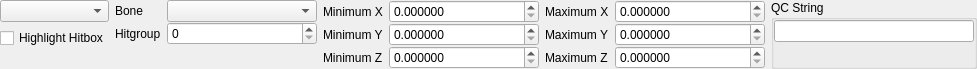
<?xml version="1.0" encoding="UTF-8"?>
<ui version="4.0">
 <class>ui::assets::studiomodel::StudioModelHitboxesPanel</class>
 <widget class="QWidget" name="ui::assets::studiomodel::StudioModelHitboxesPanel">
  <property name="geometry">
   <rect>
    <x>0</x>
    <y>0</y>
    <width>945</width>
    <height>62</height>
   </rect>
  </property>
  <property name="windowTitle">
   <string>Form</string>
  </property>
  <layout class="QHBoxLayout" name="horizontalLayout">
   <property name="spacing">
    <number>6</number>
   </property>
   <property name="sizeConstraint">
    <enum>QLayout::SetFixedSize</enum>
   </property>
   <property name="leftMargin">
    <number>0</number>
   </property>
   <property name="topMargin">
    <number>0</number>
   </property>
   <property name="rightMargin">
    <number>0</number>
   </property>
   <property name="bottomMargin">
    <number>0</number>
   </property>
   <item>
    <layout class="QVBoxLayout" name="verticalLayout_2">
     <item>
      <widget class="QComboBox" name="Hitboxes">
       <property name="sizePolicy">
        <sizepolicy hsizetype="Preferred" vsizetype="Fixed">
         <horstretch>0</horstretch>
         <verstretch>0</verstretch>
        </sizepolicy>
       </property>
       <property name="minimumSize">
        <size>
         <width>100</width>
         <height>0</height>
        </size>
       </property>
       <property name="maximumSize">
        <size>
         <width>16777215</width>
         <height>16777215</height>
        </size>
       </property>
      </widget>
     </item>
     <item>
      <widget class="QCheckBox" name="HighlightHitbox">
       <property name="text">
        <string>Highlight Hitbox</string>
       </property>
       <property name="checked">
        <bool>false</bool>
       </property>
      </widget>
     </item>
     <item>
      <spacer name="verticalSpacer">
       <property name="orientation">
        <enum>Qt::Vertical</enum>
       </property>
       <property name="sizeHint" stdset="0">
        <size>
         <width>20</width>
         <height>0</height>
        </size>
       </property>
      </spacer>
     </item>
    </layout>
   </item>
   <item>
    <layout class="QGridLayout" name="gridLayout">
     <property name="leftMargin">
      <number>0</number>
     </property>
     <property name="verticalSpacing">
      <number>0</number>
     </property>
     <item row="0" column="1">
      <widget class="QComboBox" name="Bone">
       <property name="sizePolicy">
        <sizepolicy hsizetype="Fixed" vsizetype="Fixed">
         <horstretch>0</horstretch>
         <verstretch>0</verstretch>
        </sizepolicy>
       </property>
       <property name="minimumSize">
        <size>
         <width>150</width>
         <height>0</height>
        </size>
       </property>
       <property name="maximumSize">
        <size>
         <width>150</width>
         <height>16777215</height>
        </size>
       </property>
      </widget>
     </item>
     <item row="0" column="0">
      <widget class="QLabel" name="label">
       <property name="sizePolicy">
        <sizepolicy hsizetype="Fixed" vsizetype="Preferred">
         <horstretch>0</horstretch>
         <verstretch>0</verstretch>
        </sizepolicy>
       </property>
       <property name="text">
        <string>Bone</string>
       </property>
      </widget>
     </item>
     <item row="1" column="0">
      <widget class="QLabel" name="label_3">
       <property name="sizePolicy">
        <sizepolicy hsizetype="Fixed" vsizetype="Preferred">
         <horstretch>0</horstretch>
         <verstretch>0</verstretch>
        </sizepolicy>
       </property>
       <property name="text">
        <string>Hitgroup</string>
       </property>
      </widget>
     </item>
     <item row="1" column="1">
      <widget class="QSpinBox" name="Hitgroup">
       <property name="sizePolicy">
        <sizepolicy hsizetype="Fixed" vsizetype="Fixed">
         <horstretch>0</horstretch>
         <verstretch>0</verstretch>
        </sizepolicy>
       </property>
       <property name="minimumSize">
        <size>
         <width>150</width>
         <height>0</height>
        </size>
       </property>
       <property name="maximumSize">
        <size>
         <width>150</width>
         <height>16777215</height>
        </size>
       </property>
      </widget>
     </item>
     <item row="2" column="0" colspan="2">
      <spacer name="verticalSpacer_4">
       <property name="orientation">
        <enum>Qt::Vertical</enum>
       </property>
       <property name="sizeHint" stdset="0">
        <size>
         <width>20</width>
         <height>0</height>
        </size>
       </property>
      </spacer>
     </item>
    </layout>
   </item>
   <item>
    <layout class="QGridLayout" name="gridLayout_3">
     <property name="leftMargin">
      <number>0</number>
     </property>
     <property name="verticalSpacing">
      <number>0</number>
     </property>
     <item row="1" column="1">
      <widget class="QDoubleSpinBox" name="MinimumY">
       <property name="sizePolicy">
        <sizepolicy hsizetype="Fixed" vsizetype="Fixed">
         <horstretch>0</horstretch>
         <verstretch>0</verstretch>
        </sizepolicy>
       </property>
       <property name="minimumSize">
        <size>
         <width>150</width>
         <height>0</height>
        </size>
       </property>
       <property name="maximumSize">
        <size>
         <width>150</width>
         <height>16777215</height>
        </size>
       </property>
       <property name="decimals">
        <number>6</number>
       </property>
      </widget>
     </item>
     <item row="2" column="0">
      <widget class="QLabel" name="label_6">
       <property name="sizePolicy">
        <sizepolicy hsizetype="Fixed" vsizetype="Preferred">
         <horstretch>0</horstretch>
         <verstretch>0</verstretch>
        </sizepolicy>
       </property>
       <property name="text">
        <string>Minimum Z</string>
       </property>
      </widget>
     </item>
     <item row="2" column="1">
      <widget class="QDoubleSpinBox" name="MinimumZ">
       <property name="sizePolicy">
        <sizepolicy hsizetype="Fixed" vsizetype="Fixed">
         <horstretch>0</horstretch>
         <verstretch>0</verstretch>
        </sizepolicy>
       </property>
       <property name="minimumSize">
        <size>
         <width>150</width>
         <height>0</height>
        </size>
       </property>
       <property name="maximumSize">
        <size>
         <width>150</width>
         <height>16777215</height>
        </size>
       </property>
       <property name="decimals">
        <number>6</number>
       </property>
      </widget>
     </item>
     <item row="0" column="1">
      <widget class="QDoubleSpinBox" name="MinimumX">
       <property name="sizePolicy">
        <sizepolicy hsizetype="Fixed" vsizetype="Fixed">
         <horstretch>0</horstretch>
         <verstretch>0</verstretch>
        </sizepolicy>
       </property>
       <property name="minimumSize">
        <size>
         <width>150</width>
         <height>0</height>
        </size>
       </property>
       <property name="maximumSize">
        <size>
         <width>150</width>
         <height>16777215</height>
        </size>
       </property>
       <property name="decimals">
        <number>6</number>
       </property>
      </widget>
     </item>
     <item row="1" column="0">
      <widget class="QLabel" name="label_5">
       <property name="sizePolicy">
        <sizepolicy hsizetype="Fixed" vsizetype="Preferred">
         <horstretch>0</horstretch>
         <verstretch>0</verstretch>
        </sizepolicy>
       </property>
       <property name="text">
        <string>Minimum Y</string>
       </property>
      </widget>
     </item>
     <item row="0" column="0">
      <widget class="QLabel" name="label_4">
       <property name="sizePolicy">
        <sizepolicy hsizetype="Fixed" vsizetype="Preferred">
         <horstretch>0</horstretch>
         <verstretch>0</verstretch>
        </sizepolicy>
       </property>
       <property name="text">
        <string>Minimum X</string>
       </property>
      </widget>
     </item>
     <item row="3" column="0" colspan="2">
      <spacer name="verticalSpacer_5">
       <property name="orientation">
        <enum>Qt::Vertical</enum>
       </property>
       <property name="sizeHint" stdset="0">
        <size>
         <width>20</width>
         <height>0</height>
        </size>
       </property>
      </spacer>
     </item>
    </layout>
   </item>
   <item>
    <layout class="QGridLayout" name="gridLayout_2">
     <property name="verticalSpacing">
      <number>0</number>
     </property>
     <item row="2" column="1">
      <widget class="QDoubleSpinBox" name="MaximumZ">
       <property name="sizePolicy">
        <sizepolicy hsizetype="Fixed" vsizetype="Fixed">
         <horstretch>0</horstretch>
         <verstretch>0</verstretch>
        </sizepolicy>
       </property>
       <property name="minimumSize">
        <size>
         <width>150</width>
         <height>0</height>
        </size>
       </property>
       <property name="maximumSize">
        <size>
         <width>150</width>
         <height>16777215</height>
        </size>
       </property>
       <property name="decimals">
        <number>6</number>
       </property>
      </widget>
     </item>
     <item row="0" column="1">
      <widget class="QDoubleSpinBox" name="MaximumX">
       <property name="sizePolicy">
        <sizepolicy hsizetype="Fixed" vsizetype="Fixed">
         <horstretch>0</horstretch>
         <verstretch>0</verstretch>
        </sizepolicy>
       </property>
       <property name="minimumSize">
        <size>
         <width>150</width>
         <height>0</height>
        </size>
       </property>
       <property name="maximumSize">
        <size>
         <width>150</width>
         <height>16777215</height>
        </size>
       </property>
       <property name="decimals">
        <number>6</number>
       </property>
      </widget>
     </item>
     <item row="2" column="0">
      <widget class="QLabel" name="label_10">
       <property name="sizePolicy">
        <sizepolicy hsizetype="Fixed" vsizetype="Preferred">
         <horstretch>0</horstretch>
         <verstretch>0</verstretch>
        </sizepolicy>
       </property>
       <property name="text">
        <string>Maximum Z</string>
       </property>
      </widget>
     </item>
     <item row="0" column="0">
      <widget class="QLabel" name="label_8">
       <property name="sizePolicy">
        <sizepolicy hsizetype="Fixed" vsizetype="Preferred">
         <horstretch>0</horstretch>
         <verstretch>0</verstretch>
        </sizepolicy>
       </property>
       <property name="text">
        <string>Maximum X</string>
       </property>
      </widget>
     </item>
     <item row="1" column="1">
      <widget class="QDoubleSpinBox" name="MaximumY">
       <property name="sizePolicy">
        <sizepolicy hsizetype="Fixed" vsizetype="Fixed">
         <horstretch>0</horstretch>
         <verstretch>0</verstretch>
        </sizepolicy>
       </property>
       <property name="minimumSize">
        <size>
         <width>150</width>
         <height>0</height>
        </size>
       </property>
       <property name="maximumSize">
        <size>
         <width>150</width>
         <height>16777215</height>
        </size>
       </property>
       <property name="decimals">
        <number>6</number>
       </property>
      </widget>
     </item>
     <item row="3" column="0" colspan="2">
      <spacer name="verticalSpacer_3">
       <property name="orientation">
        <enum>Qt::Vertical</enum>
       </property>
       <property name="sizeHint" stdset="0">
        <size>
         <width>20</width>
         <height>0</height>
        </size>
       </property>
      </spacer>
     </item>
     <item row="1" column="0">
      <widget class="QLabel" name="label_9">
       <property name="sizePolicy">
        <sizepolicy hsizetype="Fixed" vsizetype="Preferred">
         <horstretch>0</horstretch>
         <verstretch>0</verstretch>
        </sizepolicy>
       </property>
       <property name="text">
        <string>Maximum Y</string>
       </property>
      </widget>
     </item>
    </layout>
   </item>
   <item>
    <widget class="QGroupBox" name="groupBox">
     <property name="title">
      <string>QC String</string>
     </property>
     <property name="flat">
      <bool>true</bool>
     </property>
     <layout class="QVBoxLayout" name="verticalLayout">
      <property name="leftMargin">
       <number>0</number>
      </property>
      <property name="topMargin">
       <number>0</number>
      </property>
      <property name="rightMargin">
       <number>0</number>
      </property>
      <property name="bottomMargin">
       <number>0</number>
      </property>
      <item>
       <widget class="QLineEdit" name="QCString">
        <property name="sizePolicy">
         <sizepolicy hsizetype="Expanding" vsizetype="Fixed">
          <horstretch>0</horstretch>
          <verstretch>0</verstretch>
         </sizepolicy>
        </property>
        <property name="minimumSize">
         <size>
          <width>200</width>
          <height>0</height>
         </size>
        </property>
        <property name="readOnly">
         <bool>true</bool>
        </property>
       </widget>
      </item>
      <item>
       <spacer name="verticalSpacer_2">
        <property name="orientation">
         <enum>Qt::Vertical</enum>
        </property>
        <property name="sizeHint" stdset="0">
         <size>
          <width>20</width>
          <height>0</height>
         </size>
        </property>
       </spacer>
      </item>
     </layout>
    </widget>
   </item>
  </layout>
 </widget>
 <resources/>
 <connections/>
</ui>
